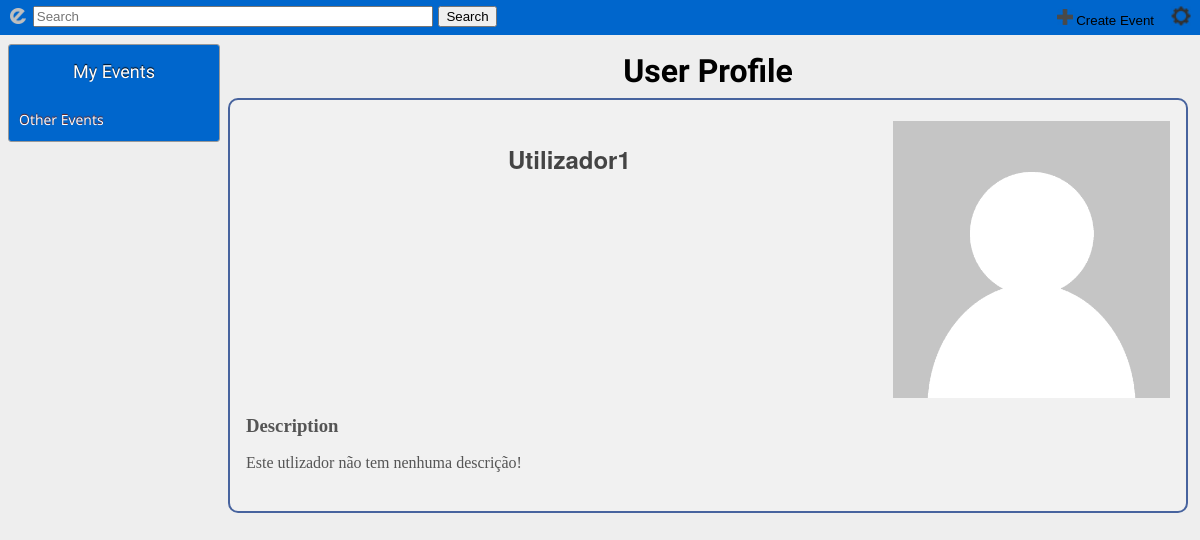
/profile.php?id=1 (signed in), run on the app's committed database.
### tables this page shows
CREATE TABLE Profile(
	idUser INTEGER REFERENCES User(idUser),
	description TEXT NOT NULL,
	image TEXT NOT NULL,
	PRIMARY KEY (idUser)
);

CREATE TABLE User(
	idUser INTEGER PRIMARY KEY,
	user VARCHAR NOT NULL,
	password VARCHAR NOT NULL
);

### database/access_db.php (called while the page is built, shortened)
<?php
	function getUserByID($idUser){
		global $db;
		$stmt = $db->prepare('SELECT * FROM User WHERE idUser = :idUser');
		$stmt->bindParam(':idUser', $idUser, PDO::PARAM_INT);
		$stmt->execute();
		$result = $stmt->fetchAll();
		return $result[0];
	}
	function getUserProfileByID($idUser){
		global $db;
		$stmt = $db->prepare('SELECT *
								FROM Profile
								WHERE idUser = :idUser
								');
		$stmt->bindParam(':idUser', $idUser, PDO::PARAM_INT);
		$stmt->execute();
		$result = $stmt->fetchAll();
		return $result[0];
	}
?>

### profile.php (the view, shortened to what this page needs)
<!DOCTYPE HMTL>
<html>
<head>
    <link rel="stylesheet" type="text/css"  href="css/mainpage.css">
    <link rel="stylesheet" type="text/css"  href="css/perfil.css">
</head>
<?php
    include_once 'database/connect.php';
    include_once 'database/access_db.php';
    if(!isset($_GET['id'])){
        $profileUserID = $_SESSION['user'];
    }else{
        $profileUserID = $_GET['id'];
    }
    $user = getUserByID($profileUserID);
    $profile = getUserProfileByID($profileUserID);
?>
<body>
    <?php
        include 'templates/topbar.php';
        include 'templates/leftbar.php';
    ?>
    <div id="profile">
        <h1>User Profile</h1>
        <div id="conteudo">
            <section id="profile_header">
                <img id="userphoto" src ="<?php  echo $profile['image']; ?>"/>
                <h2><?php echo $user['user']; ?></h2>
            </section>
            <br>
            <section id="bio">
                <h3>Description</h3>
                <p><?php echo $profile['description']; ?></p>
            </section>
        </div>
    </div>
</body>
</html>

### css/mainpage.css (style rules this page uses)
html { overflow: scroll; min-width: 700px; }
html,body { width: 100%; margin: 0; height: 100%; background-color: #eeeeee; }
body > div { margin: 0.5rem; background-color: #dddddd; border: groove 1px #eeeeee; overflow: hidden; }

### css/perfil.css (style rules this page uses)
#profile h1 { font-family: Ubuntu, "times new roman", times, roman, serif; font-size: 2em; margin: 0.5rem; }
#profile h2 { font-family: 'Helvetica Neue', Helvetica, Arial, sans-serif; line-height: 1.5em; color: #444; }
#bio { display: block; line-height: 1.3em; color: #555; text-align: left; }
#bio h3 { margin: 0; }
#profile { background: transparent; margin: 0.5rem; border: 0; text-align: center; width: 80%; }
#conteudo { background: #fff; padding: 1.3rem 1rem; word-wrap: normal; border-radius:10px; border-width: 2px 2px 2px 2px; border-style: solid; border-color: #47639E; background-color: #F1F1F1; }
#conteudo h2 { text-align: left; }
#profile_header { overflow: hidden; }
#profile_header > * { display: inline-block; }
#userphoto { width:30%; min-width: 128px; float: right; }

### data on the page
profile: image (placeholder picture), description "Este utlizador não tem nenhuma descrição!"
user: user "Utilizador1"
